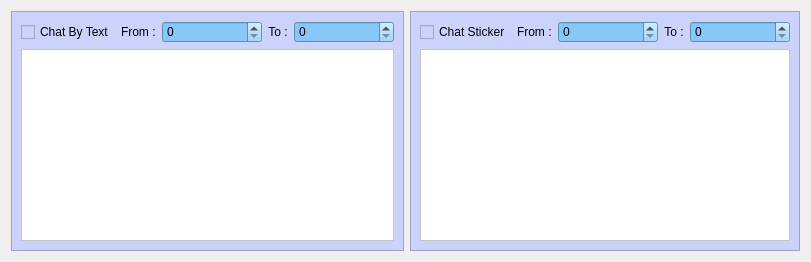
                       <widget class="QWidget" name="Chat">
                        <attribute name="title">
                         <string>Chat</string>
                        </attribute>
                        <layout class="QHBoxLayout" name="horizontalLayout_65">
                         <item>
                          <layout class="QHBoxLayout" name="horizontalLayout_18">
                           <item>
                            <widget class="QFrame" name="frame">
                             <property name="styleSheet">
                              <string notr="true">background-color: rgb(204, 211, 250);</string>
                             </property>
                             <property name="frameShape">
                              <enum>QFrame::StyledPanel</enum>
                             </property>
                             <property name="frameShadow">
                              <enum>QFrame::Raised</enum>
                             </property>
                             <layout class="QGridLayout" name="gridLayout_10">
                              <item row="0" column="0">
                               <layout class="QHBoxLayout" name="horizontalLayout_44" stretch="0,0,0,0,0">
                                <item>
                                 <widget class="QCheckBox" name="chat_by_text">
                                  <property name="styleSheet">
                                   <string notr="true">background-color: rgb(204, 211, 250);</string>
                                  </property>
                                  <property name="text">
                                   <string>Chat By Text</string>
                                  </property>
                                  <property name="iconSize">
                                   <size>
                                    <width>30</width>
                                    <height>30</height>
                                   </size>
                                  </property>
                                  <property name="checked">
                                   <bool>false</bool>
                                  </property>
                                 </widget>
                                </item>
                                <item>
                                 <widget class="QLabel" name="from_21">
                                  <property name="styleSheet">
                                   <string notr="true">background-color: rgb(204, 211, 250);</string>
                                  </property>
                                  <property name="text">
                                   <string>From :</string>
                                  </property>
                                 </widget>
                                </item>
                                <item>
                                 <widget class="QSpinBox" name="chat_by_text_from">
                                  <property name="minimumSize">
                                   <size>
                                    <width>100</width>
                                    <height>0</height>
                                   </size>
                                  </property>
                                  <property name="styleSheet">
                                   <string notr="true">background-color: rgb(136, 199, 247);</string>
                                  </property>
                                 </widget>
                                </item>
                                <item>
                                 <widget class="QLabel" name="to_21">
                                  <property name="styleSheet">
                                   <string notr="true">background-color: rgb(204, 211, 250);</string>
                                  </property>
                                  <property name="text">
                                   <string>To :</string>
                                  </property>
                                  <property name="alignment">
                                   <set>Qt::AlignCenter</set>
                                  </property>
                                 </widget>
                                </item>
                                <item>
                                 <widget class="QSpinBox" name="chat_by_text_to">
                                  <property name="minimumSize">
                                   <size>
                                    <width>100</width>
                                    <height>0</height>
                                   </size>
                                  </property>
                                  <property name="styleSheet">
                                   <string notr="true">background-color: rgb(136, 199, 247);</string>
                                  </property>
                                 </widget>
                                </item>
                               </layout>
                              </item>
                              <item row="1" column="0">
                               <widget class="QPlainTextEdit" name="chat_text">
                                <property name="font">
                                 <font>
                                  <family>Noto Sans Khmer</family>
                                 </font>
                                </property>
                                <property name="styleSheet">
                                 <string notr="true">background-color: rgb(255, 255, 255);</string>
                                </property>
                                <property name="plainText">
                                 <string/>
                                </property>
                               </widget>
                              </item>
                             </layout>
                            </widget>
                           </item>
                           <item>
                            <widget class="QFrame" name="frame_5">
                             <property name="styleSheet">
                              <string notr="true">background-color: rgb(204, 211, 250);</string>
                             </property>
                             <property name="frameShape">
                              <enum>QFrame::StyledPanel</enum>
                             </property>
                             <property name="frameShadow">
                              <enum>QFrame::Raised</enum>
                             </property>
                             <layout class="QGridLayout" name="gridLayout_18">
                              <item row="1" column="0">
                               <widget class="QPlainTextEdit" name="plainTextEdit_2">
                                <property name="styleSheet">
                                 <string notr="true">background-color: rgb(255, 255, 255);</string>
                                </property>
                               </widget>
                              </item>
                              <item row="0" column="0">
                               <layout class="QHBoxLayout" name="horizontalLayout_45" stretch="0,0,0,0,0">
                                <item>
                                 <widget class="QCheckBox" name="chat_sticker">
                                  <property name="styleSheet">
                                   <string notr="true">background-color: rgb(204, 211, 250);</string>
                                  </property>
                                  <property name="text">
                                   <string>Chat Sticker</string>
                                  </property>
                                  <property name="iconSize">
                                   <size>
                                    <width>30</width>
                                    <height>30</height>
                                   </size>
                                  </property>
                                  <property name="checked">
                                   <bool>false</bool>
                                  </property>
                                 </widget>
                                </item>
                                <item>
                                 <widget class="QLabel" name="from_23">
                                  <property name="styleSheet">
                                   <string notr="true">background-color: rgb(204, 211, 250);</string>
                                  </property>
                                  <property name="text">
                                   <string>From :</string>
                                  </property>
                                 </widget>
                                </item>
                                <item>
                                 <widget class="QSpinBox" name="chat_sticker_from">
                                  <property name="minimumSize">
                                   <size>
                                    <width>100</width>
                                    <height>0</height>
                                   </size>
                                  </property>
                                  <property name="styleSheet">
                                   <string notr="true">background-color: rgb(136, 199, 247);</string>
                                  </property>
                                 </widget>
                                </item>
                                <item>
                                 <widget class="QLabel" name="to_23">
                                  <property name="styleSheet">
                                   <string notr="true">background-color: rgb(204, 211, 250);</string>
                                  </property>
                                  <property name="text">
                                   <string>To :</string>
                                  </property>
                                  <property name="alignment">
                                   <set>Qt::AlignCenter</set>
                                  </property>
                                 </widget>
                                </item>
                                <item>
                                 <widget class="QSpinBox" name="chat_sticker_to">
                                  <property name="minimumSize">
                                   <size>
                                    <width>100</width>
                                    <height>0</height>
                                   </size>
                                  </property>
                                  <property name="styleSheet">
                                   <string notr="true">background-color: rgb(136, 199, 247);</string>
                                  </property>
                                 </widget>
                                </item>
                               </layout>
                              </item>
                             </layout>
                            </widget>
                           </item>
                          </layout>
                         </item>
                        </layout>
                       </widget>
